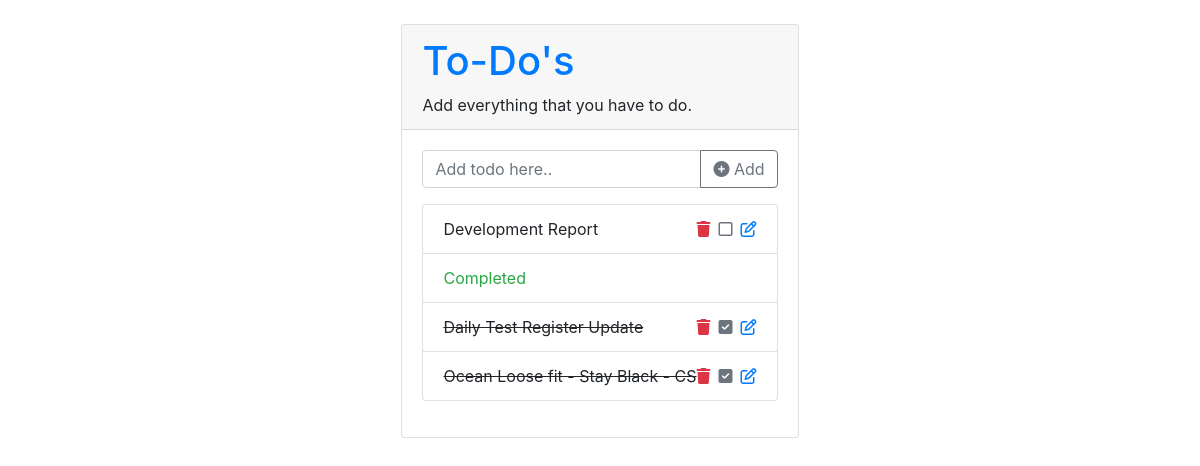
/todo/, run on an earlier commit of the app's database.
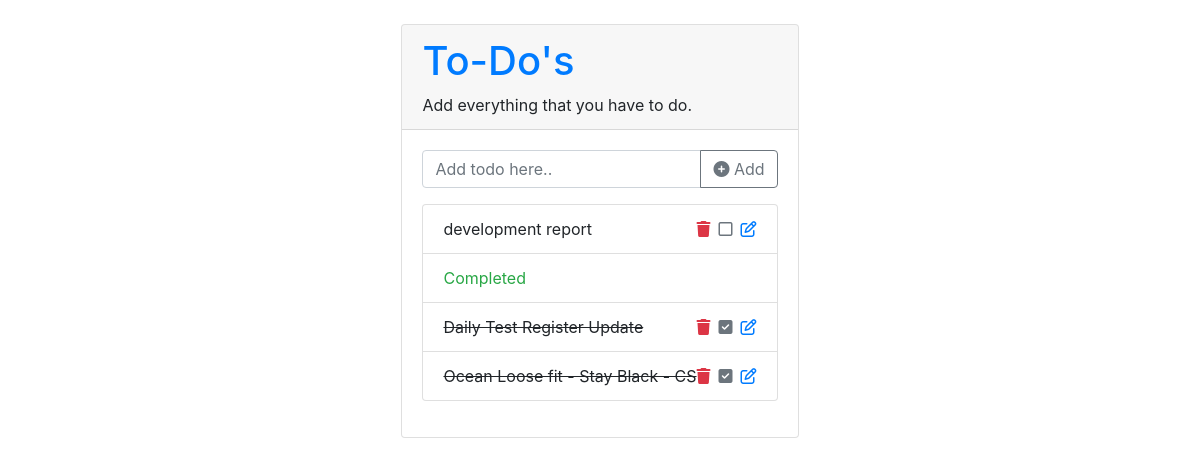
And on a later commit of the database.
### todoapp/models.py (models this page shows)
class Todo(models.Model):
    content = models.CharField(max_length=255)
    complete = models.BooleanField(default=False)

### todoapp/views.py (the view)
# urls.py: path('', views.index, name="index"),
def index(request):
    if request.method == 'POST':
        todo = Todo(content = request.POST['content'])
        todo.save()
        return redirect('/todo/')
    context = {'todo_list' : Todo.objects.all().order_by('-id').values()}
    return render(request, 'todoapp/todo_list.html', context)

### todoapp/templates/todoapp/todo_list.html (shortened to what this page needs)
{% extends "todoapp/base.html" %}
{% block content %}
<div class="card-body">
  <form action="{% url 'index' %}" method="post">
      <div class="input-group mb-3">
          <input type="text" class="form-control" autofocus name="content" placeholder="Add todo here.." aria-label="Recipient's username" aria-describedby="button-addon2">
          <div class="input-group-append">
            <button class="btn btn-outline-secondary" type="submit" id="button-addon2">
              <i class="fa-solid fa-circle-plus"></i> Add
            </button>
          </div>
        </div>
  </form>
  <ul class="list-group">
    {% for todo in todo_list %}
      {% if todo.complete == False %}
      <li class="list-group-item">{{ todo.content }}
        <a href="{% url 'edit_todo' todo.id %}" class="button float-right d-inline">
          <i class="fa-regular fa-pen-to-square"></i>
        </a>
        <form action="" method="post" class="float-right d-inline pr-2">
          <a href="{% url 'delete_todo' todo.id %}"  type="submit" id="button-addon2">
            <i class="fa-solid fa-trash text-danger"></i>
          </a>
          <a href="{% url 'complete_todo' todo.id %}" class="button float-right d-inline pl-2">
            <i class="fa-regular fa-square text-secondary"></i>
          </a>
        </form>
      </li>
      {% endif %}
    {% empty %}
    <li class="list-group-item">No Todo items found!</li>
    {% endfor %}
    <li class="list-group-item text-success">Completed</li>
    {% for todo in todo_list %}
      {% if todo.complete == True %}
      <li class="list-group-item"><s>{{ todo.content }}</s>
        <a href="{% url 'edit_todo' todo.id %}" class="button float-right d-inline">
          <i class="fa-regular fa-pen-to-square"></i>
        </a>
        <form action="" method="post" class="float-right d-inline pr-2">
          <a href="{% url 'delete_todo' todo.id %}"  type="submit" id="button-addon2">
            <i class="fa-solid fa-trash text-danger"></i>
          </a>
          <a href="{% url 'complete_todo' todo.id %}" class="button float-right d-inline pl-2">
            <i class="fa-solid fa-square-check text-secondary"></i>
          </a>
        </form>
      </li>
      {% endif %}
    {% empty %}
    <li class="list-group-item">No Todo items found!</li>
    {% endfor %}
  </ul>
</div>
{% endblock %}

What changed in the data, as far as the page shows it:
removed Todo: content "Development Report", shown under "To-Do's"
added Todo: content "development report", shown under "To-Do's"
